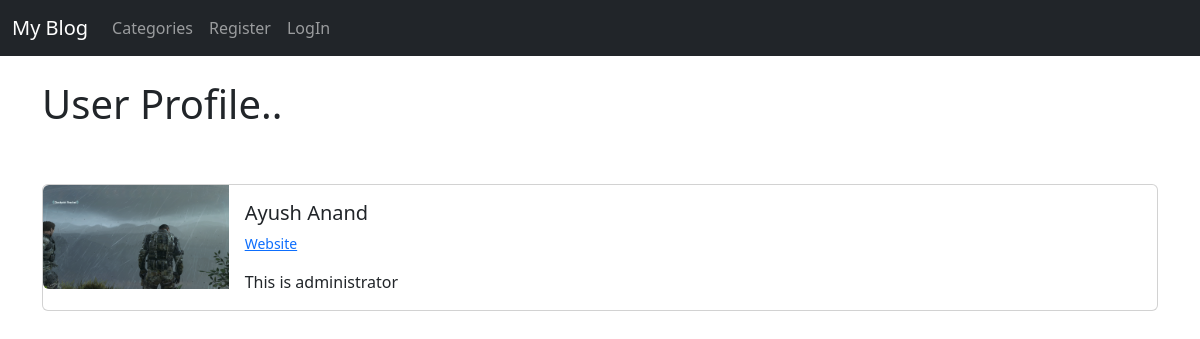
/members/1/profile/, run on the app's committed database.
### theblog/models.py (models this page shows, shortened)
class Profile(models.Model):
    user = models.OneToOneField(User, null=True, on_delete=models.CASCADE, related_name='profile')
    bio = models.TextField()
    profile_pic = models.ImageField(null=True, blank=True, upload_to='images/profile/')
    website_url = models.CharField(max_length=255, null=True, blank=True)
    facebook_url = models.CharField(max_length=255, null=True, blank=True)
    twitter_url = models.CharField(max_length=255, null=True, blank=True)
    instagram_url = models.CharField(max_length=255, null=True, blank=True)
    pinterest_url = models.CharField(max_length=255, null=True, blank=True)

### members/views.py (the view)
# urls.py: path('<int:pk>/profile/', ShowProfilePageView.as_view(), name="Show_profile_page"),
class ShowProfilePageView(DetailView):
    model = Profile
    template_name = 'registration/user_profile.html'
    def get_context_data(self, *args, **kwargs):
        users = Profile.objects.all()
        context = super(ShowProfilePageView, self).get_context_data(*args, **kwargs)
        page_user = get_object_or_404(Profile, id=self.kwargs['pk'])
        context["page_user"] = page_user
        return context

### members/templates/registration/user_profile.html (shortened to what this page needs)
  {% extends 'base.html' %}
   {% load static %}
{% block content %}
<h1>User Profile..</h1>
  <br>
  <br>
   <div class="card mb-3" >
  <div class="row g-0">
    <div class="col-md-2">
        {% if page_user.profile_pic %}
      <img src="{{ page_user.profile_pic.url }}" class="img-fluid rounded-start" >
        {% else %}
          <img src="{% static 'theblog/images/default_profile_pic.png'  %}" class="img-fluid rounded-start" >
    {% endif %}
    </div>
    <div class="col-md-10">
      <div class="card-body">
        <h5 class="card-title">{{page_user.user.first_name}} {{page_user.user.last_name}}</h5>
          <p class="small text-muted">
	{% if page_user.website_url %}
		 <a href="{{ page_user.website_url }}">  Website</a>
	{% endif %}
          </p>
        <p class="card-text">{{page_user.bio}}</p>
      </div>
    </div>
  </div>
</div>
 {% endblock %}

### data on the page
Profile: profile_pic (picture), user.first_name "Ayush", user.last_name "Anand", bio "This is administrator"
